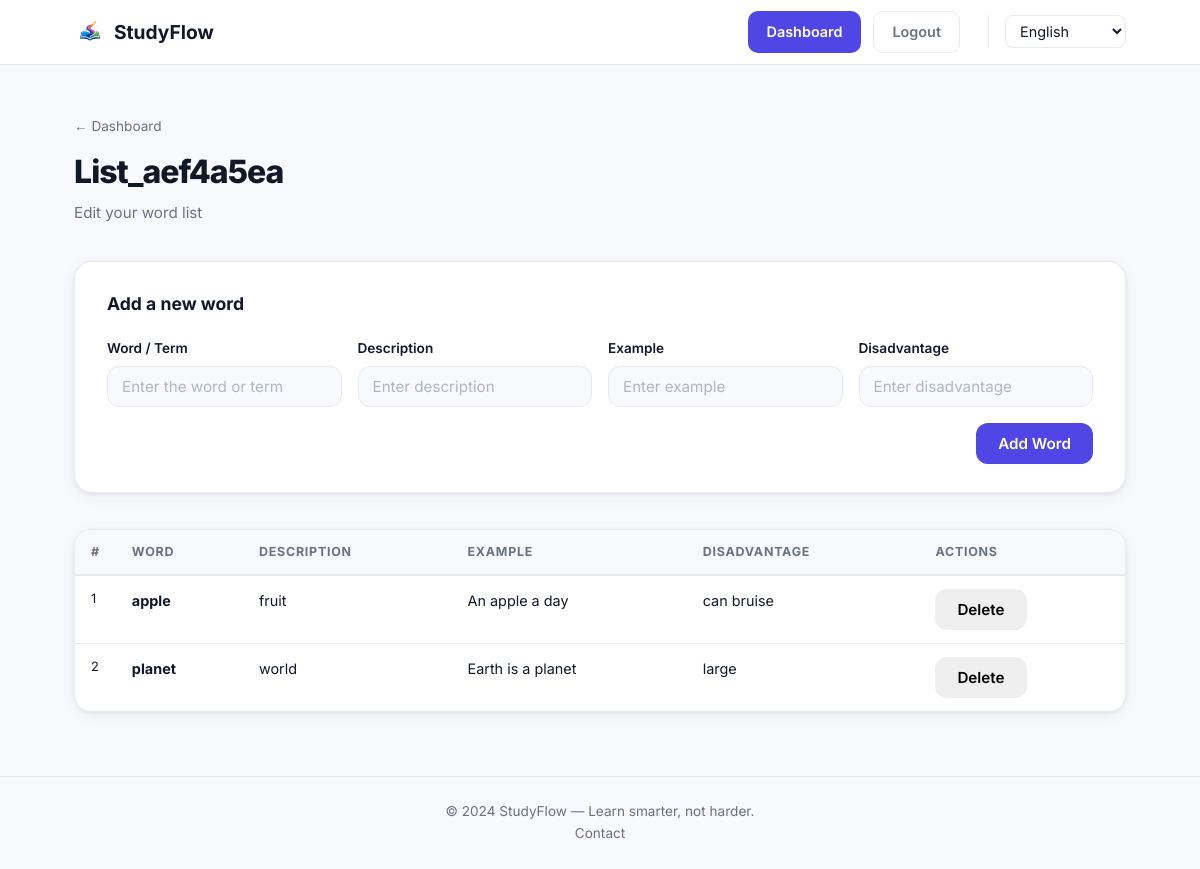
Page /list/1/edit (signed in) on the committed database.
### app.py (models this page shows)
class WordList(db.Model):
    id      = db.Column(db.Integer, primary_key=True)
    name    = db.Column(db.String(100), nullable=False)
    user_id = db.Column(db.Integer, db.ForeignKey('user.id'), nullable=False)
    words   = db.relationship('Word', backref='word_list', lazy=True, cascade="all, delete-orphan")

class Word(db.Model):
    id          = db.Column(db.Integer, primary_key=True)
    word        = db.Column(db.String(100), nullable=False)
    description = db.Column(db.String(500))
    example     = db.Column(db.String(500))
    disadvantage= db.Column(db.String(500))
    list_id     = db.Column(db.Integer, db.ForeignKey('word_list.id'), nullable=False)

### app.py (the view, shortened to what this page needs)
@app.route("/list/<int:list_id>/edit", defaults={'lang': DEFAULT_LANGUAGE}, methods=["GET", "POST"])
@app.route("/<lang>/list/<int:list_id>/edit", methods=["GET", "POST"])
@login_required
def edit_list(list_id, lang):
    lang = validate_language(lang)
    user = get_current_user()
    word_list = WordList.query.filter_by(id=list_id, user_id=user.id).first_or_404()
    words = Word.query.filter_by(list_id=list_id).all()
    return render_template("edit_list.html", word_list=word_list, words=words)

### app.py (called while the page is built)
def validate_language(lang):
    if lang is None:
        return DEFAULT_LANGUAGE
    if lang in LANGUAGES:
        return lang
    abort(404)

def get_current_language():
    view_args = request.view_args or {}
    lang = view_args.get('lang')
    if lang in PREFIX_LANGUAGES:
        return lang
    if lang == DEFAULT_LANGUAGE:
        return DEFAULT_LANGUAGE
    return DEFAULT_LANGUAGE

def get_locale():
    return get_current_language()

def translate_text(message, *args, **kwargs):
    lang = get_current_language()
    translated = message
    try:
        babel_value = gettext(message)
        if babel_value and babel_value != message:
            translated = babel_value
        else:
            translated = load_po_catalog(lang).get(message, message)
    except Exception:
        translated = load_po_catalog(lang).get(message, message)
    try:
        if kwargs:
            translated = translated % kwargs
        elif args:
            translated = translated % args
    except Exception:
        pass
    return translated

def localized_url(endpoint, lang=None, **values):
    target_lang = validate_language(lang) if lang else get_current_language()
    cleaned_values = {k: v for k, v in values.items() if v is not None}
    if target_lang == DEFAULT_LANGUAGE:
        cleaned_values.pop('lang', None)
    else:
        cleaned_values['lang'] = target_lang
    return url_for(endpoint, **cleaned_values)

def switch_language_url(lang):
    target_lang = validate_language(lang)
    endpoint = request.endpoint
    if not endpoint or endpoint == 'static':
        return localized_url('index', lang=target_lang)
    args = dict(request.view_args or {})
    args.pop('lang', None)
    try:
        base_url = localized_url(endpoint, lang=target_lang, **args)
    except BuildError:
        base_url = localized_url('index', lang=target_lang)
    if request.query_string:
        return f"{base_url}?{request.query_string.decode('utf-8')}"
    return base_url

def asset_url(filename):
    full_path = os.path.join(app.static_folder, filename)
    version = int(os.path.getmtime(full_path)) if os.path.exists(full_path) else 0
    return url_for('static', filename=filename, v=version)

@login_manager.user_loader
def load_user(user_id):
    return User.query.get(int(user_id))

def get_current_user():
    return current_user if current_user.is_authenticated else None

### templates/edit_list.html (shortened to what this page needs)
{% extends "base.html" %}
{% block content %}
<div class="container page-top">
    <div class="page-header">
        <div>
            <a href="{{ localized_url('dashboard') }}" class="back-link">← {{ _('Dashboard') }}</a>
            <h1 class="page-title">{{ word_list.name }}</h1>
            <p class="page-subtitle">{{ _('Edit your word list') }}</p>
        </div>
    </div>
    <div class="study-form-card">
        <h2 class="study-form-title">{{ _('Add a new word') }}</h2>
        <form method="POST" action="{{ localized_url('edit_list', list_id=word_list.id) }}">
            <div class="word-fields-grid">
                <div class="form-group">
                    <label for="word">{{ _('Word / Term') }}</label>
                    <input
                        type="text"
                        id="word"
                        name="word"
                        class="form-input"
                        placeholder="{{ _('Enter the word or term') }}"
                        required
                    >
                </div>
                {% set field_names = ['description', 'example', 'disadvantage'] %}
                {% for field in field_names %}
                <div class="form-group">
                    <label for="{{ field }}">{{ field | capitalize }}</label>
                    <input
                        type="text"
                        id="{{ field }}"
                        name="{{ field }}"
                        class="form-input"
                        placeholder="Enter {{ field }}"
                    >
                </div>
                {% endfor %}
            </div>
            <div class="form-actions">
                <button type="submit" class="btn btn-primary">{{ _('Add Word') }}</button>
            </div>
        </form>
    </div>
    {% if words %}
    <div class="table-wrapper">
        <table class="study-table">
            <thead>
                <tr>
                    <th>#</th>
                    <th>{{ _('Word') }}</th>
                    <th>{{ _('Description') }}</th>
                    <th>{{ _('Example') }}</th>
                    <th>{{ _("Disadvantage") }}</th>
                    <th>{{ _('Actions') }}</th>
                </tr>
            </thead>
            <tbody>
                {% for word in words %}
                <tr>
                    <td class="row-num">{{ loop.index }}</td>
                    <td class="word-cell"><strong>{{ word.word }}</strong></td>
                    <td>{{ word.description or '—' }}</td>
                    <td>{{ word.example or '—' }}</td>
                    <td>{{ word.disadvantage or '—' }}</td>
                    <td>
                        <form method="POST" action="{{ localized_url('delete_word', list_id=word_list.id, word_id=word.id) }}" style="display:inline;">
                            <button type="submit" class="btn btn-danger btn-sm">{{ _('Delete') }}</button>
                        </form>
                    </td>
                </tr>
                {% endfor %}
            </tbody>
        </table>
    </div>
    {% else %}
    <div class="empty-state">
        <div class="empty-icon">✏️</div>
        <h2>{{ _('No words yet') }}</h2>
        <p>{{ _('Use the form above to add your first word to this list.') }}</p>
    </div>
    {% endif %}
</div>
{% endblock %}

### static/css/style.css (style rules this page uses)
:root { --bg: #f8f9fc; --surface: #ffffff; --border: #e8eaf0; --text: #111827; --text-muted: #6b7280; --primary: #4f46e5; --primary-hover: #4338ca; --primary-light: #eef2ff; --accent: #06b6d4; --radius: 12px; --radius-lg: 18px; --shadow: 0 1px 4px rgba(0,0,0,0.07), 0 4px 16px rgba(0,0,0,0.05); --shadow-lg: 0 8px 32px rgba(0,0,0,0.10); --font: 'Inter', sans-serif; --transition: 0.18s ease; }
*, *::before, *::after { box-sizing: border-box; margin: 0; padding: 0; }
html { font-size: 16px; scroll-behavior: smooth; }
body { font-family: var(--font); background: var(--bg); color: var(--text); line-height: 1.6; min-height: 100vh; display: flex; flex-direction: column; }
a { color: var(--primary); text-decoration: none; }
.container { max-width: 1100px; margin: 0 auto; padding: 0 24px; }
.page-top { padding-top: 48px; padding-bottom: 64px; }
.btn { display: inline-flex; align-items: center; justify-content: center; gap: 6px; font-family: var(--font); font-weight: 600; font-size: 0.95rem; border-radius: var(--radius); border: none; cursor: pointer; transition: all var(--transition); text-decoration: none; padding: 11px 22px; }
.btn-primary { background: var(--primary); color: #fff; }
.form-group { display: flex; flex-direction: column; gap: 6px; }
.form-group label { font-size: 0.85rem; font-weight: 600; color: var(--text); }
.form-input { font-family: var(--font); font-size: 0.95rem; padding: 10px 14px; border: 1px solid var(--border); border-radius: var(--radius); background: var(--bg); color: var(--text); transition: border-color var(--transition), box-shadow var(--transition); outline: none; width: 100%; }
.form-input::placeholder { color: #b0b7c3; }
.form-actions { display: flex; align-items: center; justify-content: flex-end; gap: 12px; margin-top: 8px; }
.page-header { display: flex; align-items: flex-start; justify-content: space-between; gap: 16px; margin-bottom: 36px; flex-wrap: wrap; }
.page-title { font-size: 2rem; font-weight: 800; letter-spacing: -0.03em; margin-bottom: 4px; }
.page-subtitle { color: var(--text-muted); font-size: 0.95rem; }
.study-form-card { background: var(--surface); border: 1px solid var(--border); border-radius: var(--radius-lg); padding: 28px 32px; margin-bottom: 36px; box-shadow: var(--shadow); }
.study-form-title { font-size: 1.1rem; font-weight: 700; margin-bottom: 20px; color: var(--text); }
.word-fields-grid { display: grid; grid-template-columns: repeat(auto-fill, minmax(200px, 1fr)); gap: 16px; margin-bottom: 16px; }
.table-wrapper { overflow-x: auto; border-radius: var(--radius-lg); border: 1px solid var(--border); box-shadow: var(--shadow); }
.study-table { width: 100%; border-collapse: collapse; background: var(--surface); font-size: 0.9rem; }
.study-table thead tr { background: var(--bg); border-bottom: 2px solid var(--border); }
.study-table th { text-align: left; padding: 12px 16px; font-size: 0.78rem; font-weight: 700; text-transform: uppercase; letter-spacing: 0.06em; color: var(--text-muted); }
.study-table td { padding: 13px 16px; border-bottom: 1px solid var(--border); color: var(--text); vertical-align: top; }
.study-table tr:last-child td { border-bottom: none; }
.row-num { color: var(--text-muted); font-size: 0.8rem; width: 36px; }
.word-cell { font-weight: 600; }
.back-link { display: inline-block; font-size: 0.85rem; color: var(--text-muted); margin-bottom: 8px; text-decoration: none; transition: color var(--transition); }

### rows in the picture
WordList: name "List_aef4a5ea"
Word: word "apple", description "fruit", example "An apple a day", disadvantage "can bruise"
Word: word "planet", description "world", example "Earth is a planet", disadvantage "large"

### other values in the picture
{{ field | capitalize }} "Description" "Example" "Disadvantage"
form field value "English"
